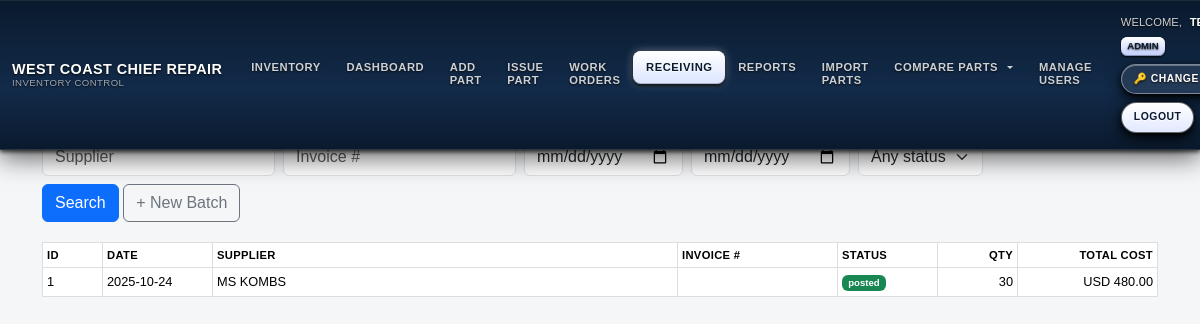
Before: /receiving (signed in) with the older database file.
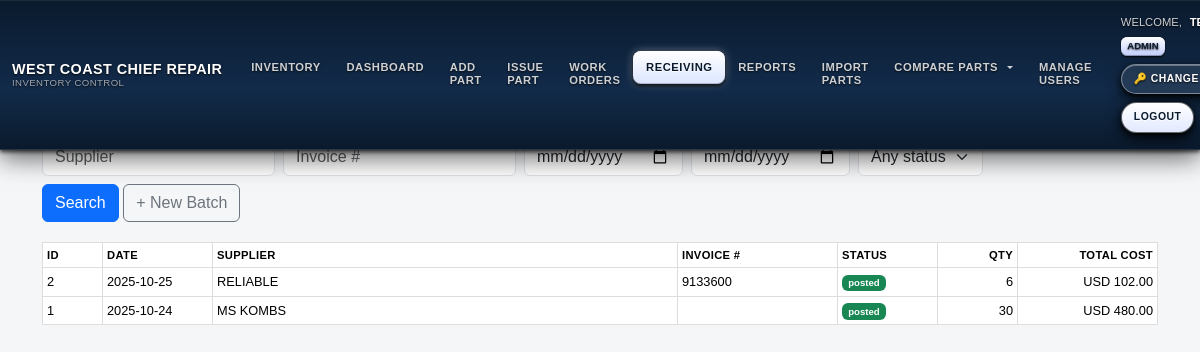
After: the same page with the newer database file.
### models.py (models this page shows, shortened)
class User(UserMixin, db.Model):
    id = db.Column(db.Integer, primary_key=True)
    username = db.Column(db.String(64), unique=True, nullable=False)
    password_hash = db.Column(db.String(128), nullable=False)
    role = db.Column(db.String(20), nullable=False, default=ROLE_TECHNICIAN)
    @property
    def password(self):
        raise AttributeError('password is not a readable attribute')

class GoodsReceipt(db.Model):
    __tablename__ = "goods_receipts"
    __table_args__ = (
        db.Index("ix_gr_supplier_invoice", "supplier_name", "invoice_number"),
        {"extend_existing": True},
    )
    id = db.Column(db.Integer, primary_key=True)
    supplier_name = db.Column(db.String(200), nullable=False, index=True)
    invoice_number = db.Column(db.String(64))
    invoice_date = db.Column(db.Date)
    currency = db.Column(db.String(8), default="USD")
    notes = db.Column(db.Text)
    status = db.Column(db.String(16), default="draft", nullable=False)
    created_at = db.Column(db.DateTime, default=datetime.utcnow, nullable=False)
    created_by = db.Column(db.Integer)
    posted_at = db.Column(db.DateTime)
    posted_by = db.Column(db.Integer)
    attachment_path = db.Column(db.String(512))
    @property
    def items(self):
        return self.lines

### inventory/routes.py (the view)
@inventory_bp.get("/receiving", endpoint="receiving_list")
@login_required
def receiving_list():
    from sqlalchemy import func
    q = ReceivingBatch.query
    supplier = (request.args.get("supplier") or "").strip()
    inv = (request.args.get("invoice") or "").strip()
    d1 = (request.args.get("date_from") or "").strip()
    d2 = (request.args.get("date_to") or "").strip()
    status = (request.args.get("status") or "").strip()
    if supplier:
        q = q.filter(ReceivingBatch.supplier_name.ilike(f"%{supplier}%"))
    if inv:
        q = q.filter(ReceivingBatch.invoice_number.ilike(f"%{inv}%"))
    if status in ("draft", "posted"):
        q = q.filter(ReceivingBatch.status == status)
    def _parse_date(s):
        try:
            return datetime.strptime(s, "%Y-%m-%d").date()
        except Exception:
            return None
    d1p, d2p = _parse_date(d1), _parse_date(d2)
    if d1p:
        q = q.filter(ReceivingBatch.invoice_date >= d1p)
    if d2p:
        q = q.filter(ReceivingBatch.invoice_date <= d2p)
    batches = q.order_by(
        ReceivingBatch.invoice_date.desc().nullslast(),
        ReceivingBatch.id.desc()
    ).all()
    totals = {}
    for b in batches:
        try:
            lines = getattr(b, "items", []) or getattr(b, "lines", []) or []
            total = 0.0
            for ln in lines:
                qty  = getattr(ln, "qty", None) or getattr(ln, "quantity", 0) or 0
                cost = getattr(ln, "unit_cost", None) or getattr(ln, "price", None) or 0.0
                try:
                    total += float(cost) * int(qty)
                except Exception:
                    pass
            totals[b.id] = total
        except Exception:
            totals[b.id] = 0.0
    can_admin = bool(
        getattr(current_user, "is_superadmin", False) or
        getattr(current_user, "is_super_admin", False) or
        getattr(current_user, "is_admin", False)
    )
    return render_template(
        "receiving_list.html",
        batches=batches,
        totals=totals,
        can_admin=can_admin,
        filters={
            "supplier": supplier, "invoice": inv,
            "date_from": d1, "date_to": d2, "status": status
        }
    )

### auth/routes.py (called while the page is built)
@login_manager.user_loader
def load_user(user_id):
    return User.query.get(int(user_id))

### templates/receiving_list.html (shortened to what this page needs)
{% extends "base.html" %}
{% block content %}
<h3>Receiving Batches</h3>
<form class="row g-2 mb-3" method="get">
  <div class="col-auto"><input name="supplier" class="form-control" placeholder="Supplier" value="{{ filters.supplier }}"></div>
  <div class="col-auto"><input name="invoice" class="form-control" placeholder="Invoice #" value="{{ filters.invoice }}"></div>
  <div class="col-auto"><input name="date_from" type="date" class="form-control" value="{{ filters.date_from }}"></div>
  <div class="col-auto"><input name="date_to" type="date" class="form-control" value="{{ filters.date_to }}"></div>
  <div class="col-auto">
    <select name="status" class="form-select">
      <option value="">Any status</option>
    </select>
  </div>
  <div class="col-auto">
    <button class="btn btn-primary">Search</button>
    <a class="btn btn-outline-secondary" href="{{ url_for('inventory.receiving_new') }}">+ New Batch</a>
  </div>
</form>
{% set role = current_user.role if current_user.is_authenticated else '' %}
{% set can_super = current_user.is_authenticated and (
  role == 'superadmin' or (current_user.is_superadmin|default(false)) or (current_user.is_super_admin|default(false))
) %}
<table class="table table-sm table-hover align-middle">
  <thead>
    <tr>
      <th style="width:60px;">ID</th>
      <th style="width:110px;">Date</th>
      <th>Supplier</th>
      <th style="width:160px;">Invoice #</th>
      <th style="width:100px;">Status</th>
      <th style="width:80px;" class="text-end">Qty</th>
      <th style="width:140px;" class="text-end">Total Cost</th>
    </tr>
  </thead>
  <tbody>
  {% for b in batches %}
    {% set lines = (b.lines if (b.lines is defined) else (b.items if (b.items is defined) else [])) %}
    {% set ns = namespace(qty=0, total=0.0) %}
    {% for it in lines %}
      {% set q = (it.qty|default(it.quantity, true)|default(0, true))|int %}
      {% set u = (it.unit_cost|default(it.unit_cost_at_issue, true)|default(0.0, true))|float %}
      {% set ns.qty = ns.qty + q %}
      {% set ns.total = ns.total + (q * u) %}
    {% endfor %}
    <tr onclick="location.href='{{ url_for('inventory.receiving_detail', batch_id=b.id) }}'" style="cursor:pointer">
      <td>{{ b.id }}</td>
      <td>{{ b.invoice_date|default('—', true) }}</td>
      <td>{{ b.supplier_name|default('', true) }}</td>
      <td>{{ b.invoice_number|default('', true) }}</td>
      <td>
        {% if (b.status|default('', true)) == 'posted' %}
          <span class="badge bg-success">posted</span>
        {% else %}
          <span class="badge bg-secondary">draft</span>
        {% endif %}
      </td>
      <td class="text-end">{{ ns.qty }}</td>
      <td class="text-end">
        {{ b.currency|default('USD', true) }} {{ '%.2f' % (totals.get(b.id, ns.total) if totals is defined else ns.total) }}
      </td>
    </tr>
  {% endfor %}
  </tbody>
</table>
{% endblock %}

### templates/base.html (shortened to what this page needs)
<!DOCTYPE html>
<html lang="en">
<head>
  <link href="https://cdn.jsdelivr.net/npm/bootstrap@5.3.3/dist/css/bootstrap.min.css"
        rel="stylesheet"
 />
  <link rel="stylesheet" href="{{ url_for('static', filename='style.css') }}" />
</head>
<body>
  <nav class="navbar navbar-expand-lg fixed-top wccr-navbar">
    <div class="container-fluid py-2">
      <a class="navbar-brand d-flex flex-column justify-content-center" href="{{ url_for('inventory.dashboard') }}">
        <div>WEST COAST CHIEF REPAIR</div>
        <span class="sub">INVENTORY CONTROL</span>
      </a>
      <div class="collapse navbar-collapse mt-3 mt-lg-0" id="navbarMain">
        <ul class="navbar-nav me-auto mb-2 mb-lg-0">
          <li class="nav-item">
            <a class="nav-link{% if request.endpoint and request.endpoint == 'inventory.location_report' %} active{% endif %}"
               href="{{ url_for('inventory.location_report') }}">
              INVENTORY
            </a>
          </li>
          <li class="nav-item">
            <a class="nav-link{% if request.endpoint and request.endpoint == 'inventory.dashboard' %} active{% endif %}"
               href="{{ url_for('inventory.dashboard') }}">
              DASHBOARD
            </a>
          </li>
          <li class="nav-item">
            <a class="nav-link{% if request.endpoint and request.endpoint == 'inventory.add_part' %} active{% endif %}"
               href="{{ url_for('inventory.add_part') }}">
              ADD PART
            </a>
          </li>
          <li class="nav-item">
            <a class="nav-link{% if request.endpoint and request.endpoint == 'inventory.issue_part' %} active{% endif %}"
               href="{{ url_for('inventory.issue_part') }}">
              ISSUE PART
            </a>
          </li>
          {% set is_wo = request.endpoint and request.endpoint.startswith('inventory.wo_') %}
          <li class="nav-item">
            <a class="nav-link{{ ' active' if is_wo else '' }}"
               href="{{ url_for('inventory.wo_list') }}">
              WORK ORDERS
            </a>
          </li>
          <li class="nav-item">
            <a class="nav-link{% if request.endpoint and request.endpoint.startswith('inventory.receiving') %} active{% endif %}"
               href="{{ url_for('inventory.receiving_list') }}">
              RECEIVING
            </a>
          </li>
          <li class="nav-item">
            <a class="nav-link{% if request.endpoint and request.endpoint.startswith('inventory.reports') %} active{% endif %}"
               href="{{ url_for('inventory.reports_grouped') }}">
              REPORTS
            </a>
          </li>
          <li class="nav-item">
            <a class="nav-link{% if request.endpoint and request.endpoint.startswith('inventory.import_parts') %} active{% endif %}"
               href="{{ url_for('inventory.import_parts_upload') }}">
              IMPORT PARTS
            </a>
          </li>
          <li class="nav-item dropdown">
            <a class="nav-link dropdown-toggle text-uppercase"
               href="#"
               id="compareDropdown"
               role="button"
               data-bs-toggle="dropdown"
               data-bs-display="static"
               aria-expanded="false">
              COMPARE PARTS
            </a>
          </li>
          {% if current_user.is_authenticated and current_user.role in ['superadmin', 'admin'] %}
          <li class="nav-item">
            <a class="nav-link{% if request.endpoint and request.endpoint.startswith('inventory.users') %} active{% endif %}"
               href="{{ url_for('inventory.users') }}">
              MANAGE USERS
            </a>
          </li>
          {% endif %}
        </ul>
        {% if current_user.is_authenticated %}
        <div class="ms-lg-3 wccr-userbox">
          <div class="d-flex flex-wrap align-items-center gap-2 me-lg-2">
            <span class="welcome-label">WELCOME,</span>
            <span class="username">{{ current_user.username }}</span>
            <span class="role-badge">
              {{ (current_user.role or '')|upper }}
            </span>
          </div>
          <div class="d-flex flex-wrap align-items-center gap-2">
            <a class="wccr-btn-ghost text-decoration-none"
               href="{{ url_for('inventory.change_password', user_id=current_user.id) }}">
              🔑 CHANGE PASSWORD
            </a>
            <a class="wccr-btn-solid text-decoration-none"
               href="{{ url_for('auth.logout') }}">
              LOGOUT
            </a>
          </div>
        </div>
        {% endif %}
      </div>
    </div>
  </nav>
  <main class="container main-wrapper">
    {% block content %}{% endblock %}
  </main>
</body>
</html>

### static/style.css (style rules this page uses)
body { font-family: Arial, sans-serif; background-color:#f6f6f6; padding:20px; margin:0; }
.navbar { z-index:1200; }
table { width:100%; border-collapse:collapse; margin-top:20px; }
table th, table td { padding:10px; border:1px solid #ddd; text-align:left; }
form input:not([type="checkbox"]):not([type="radio"]):not(.form-check-input), form select, form textarea { width: 100%; box-sizing: border-box; }

### templates/base.html (style rules this page uses)
.wccr-navbar { background: linear-gradient(to bottom, #0a1a2d 0%, #122b4a 60%, #0a1a2d 100%); color: #fff; box-shadow: 0 2px 4px rgba(0,0,0,.7), 0 8px 24px rgba(0,0,0,.6), inset 0 1px 0 rgba(255,255,255,.08); border-bottom: 1px solid rgba(255,255,255,.12); }
.wccr-navbar .navbar-brand { font-weight: 600; font-size: .9rem; line-height: 1.2; letter-spacing: .03em; color: #fff; text-shadow: 0 1px 2px rgba(0,0,0,.8); }
.wccr-navbar .navbar-brand span.sub { display: block; font-weight: 400; font-size: .6rem; line-height: 1.1; color: rgba(255,255,255,.6); }
.wccr-navbar .navbar-nav .nav-link { font-size: .7rem; font-weight: 600; letter-spacing: .05em; text-transform: uppercase; color: rgba(255,255,255,.8); padding: .6rem .8rem; border-radius: .5rem; line-height:1.2; text-shadow: 0 1px 2px rgba(0,0,0,.8); transition: all .12s linear; display: flex; align-items: center; gap: .4rem; }
.wccr-navbar .navbar-nav .nav-link.active, .wccr-navbar .navbar-nav .show > .nav-link { color: #0a1a2d; background: linear-gradient(to bottom,#ffffff 0%,#dbe5ff 100%); box-shadow: 0 2px 4px rgba(0,0,0,.9), 0 0 8px rgba(255,255,255,.4), inset 0 1px 0 rgba(255,255,255,.9), inset 0 -1px 0 rgba(0,0,0,.2); text-shadow: 0 1px 0 rgba(255,255,255,.7); }
.wccr-userbox { display: flex; flex-wrap: wrap; align-items: center; justify-content: flex-end; gap: .5rem .75rem; font-size: .7rem; line-height:1.2; color:#fff; text-shadow:0 1px 2px rgba(0,0,0,.9); }
.wccr-userbox .welcome-label { color: rgba(255,255,255,.8); font-weight:400; }
.wccr-userbox .username { font-weight:600; color:#fff; }
.wccr-userbox .role-badge { background: linear-gradient(to bottom,#fff,#c8d4ff 90%); color:#0a1a2d; font-size:.6rem; font-weight:600; line-height:1.1; padding:.25rem .4rem; border-radius:.4rem; text-transform:uppercase; box-shadow: 0 1px 2px rgba(0,0,0,.9), inset 0 1px 0 rgba(255,255,255,.9), inset 0 -1px 0 rgba(0,0,0,.3); }
.wccr-btn-ghost, .wccr-btn-solid { font-size:.65rem; font-weight:600; line-height:1.2; letter-spacing:.05em; text-transform:uppercase; border-radius:999px; border:1px solid transparent; padding:.5rem .75rem; white-space:nowrap; box-shadow: 0 2px 4px rgba(0,0,0,.8), 0 6px 16px rgba(0,0,0,.8), inset 0 1px 0 rgba(255,255,255,.3); text-shadow:0 1px 2px rgba(0,0,0,.8); transition:all .12s linear; }
.wccr-btn-ghost { color:#fff; background:rgba(255,255,255,.08); border-color:rgba(255,255,255,.4); }
.wccr-btn-solid { color:#0a1a2d; background:linear-gradient(to bottom,#ffffff 0%,#e2e9ff 100%); border-color:rgba(0,0,0,.6); text-shadow:0 1px 0 rgba(255,255,255,.8); }
body { background-color:#f5f6f8; }
main.main-wrapper { padding-top:4.75rem; padding-bottom:2rem; }
table { font-size:.8rem; }
th { font-weight:600; text-transform:uppercase; letter-spacing:.03em; font-size:.7rem; }

Changed rows visible on the page:
added GoodsReceipt: id "2", invoice_date "2025-10-25", supplier_name "RELIABLE", invoice_number "9133600", status "posted", qty "6", currency "USD", id "102.00"
